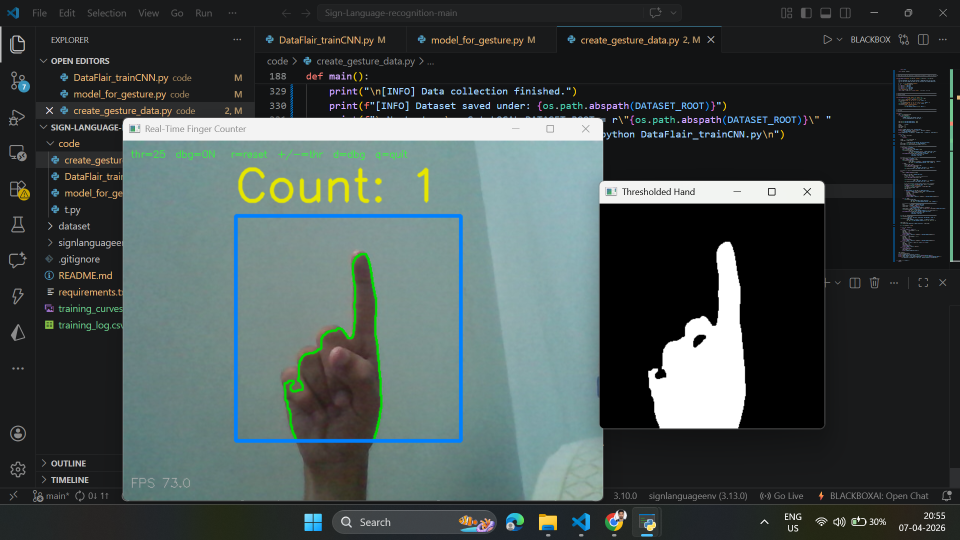
#> input picture assets/finger1.png, 1920 x 1080 px, given in place of the camera (shown at 1/2 size)
$ python model_for_gesture.py
#> lines starting #> are read from the running program, lines starting #| are printed output that depends on the picture; after the words box and inside, x2 and y2 are one past the last pixel; in counts of white or black regions, pixels touching at a corner belong together
"""
╔══════════════════════════════════════════════════════════════════════════════╗
║   model_for_gesture.py  —  Real-Time Webcam Finger Counter  (v5.0)           ║
║   OpenCV Contour Analysis  |  Convexity Defects  |  1–5 counting             ║
╚══════════════════════════════════════════════════════════════════════════════╝

WHY THE CNN WAS REMOVED:
────────────────────────
The previous CNN-based approach failed for natural gestures because:
- It was trained on the ASL dataset, where "6" and "9" have specific hand shapes
  that conflicted with your natural finger counts.
- It was highly sensitive to lighting and background noise.
- Preprocessing shifts (normalization/cropping) caused the model to see
  "out-of-distribution" data, leading to false 100% confidence.

THIS NEW VERSION:
─────────────────
Uses robust geometric analysis via Convexity Defects to count gaps between fingers.
It works natively without heavy dependencies like TensorFlow.

CONTROLS:
─────────
  q / Esc  → quit
  r        → reset background (recalibrate when lighting changes)
  + / =    → increase segmentation threshold (+5)
  -        → decrease segmentation threshold (-5)
  d        → toggle debug thresholded window on/off
"""

import os
import sys
import time
import collections
import numpy as np
import cv2

# ══════════════════════════════════════════════════════════════════════════════
# 1.  TUNABLE CONSTANTS
# ══════════════════════════════════════════════════════════════════════════════

# ── ROI ───────────────────────────────────────────────────────────────────────
ROI_TOP    = 100
ROI_BOTTOM = 400
ROI_LEFT   = 150
ROI_RIGHT  = 450

# ── Segmentation ──────────────────────────────────────────────────────────────
SEG_THRESHOLD    = 25          # adjustable at runtime with +/-
MIN_CONTOUR_AREA = 5000        # px² (higher to filter noise)
BG_FRAMES        = 50          # frames to learn background
ACCUM_WEIGHT     = 0.5

# ── Smoothing ─────────────────────────────────────────────────────────────────
SMOOTHING_WINDOW = 5           # rolling majority-vote for stability

# ── Display options ───────────────────────────────────────────────────────────
SHOW_DEBUG = True              # show thresholded window (toggle with d)

# ── BGR colours ───────────────────────────────────────────────────────────────
_GREEN  = (0, 220, 0)
_RED    = (0, 0, 220)
_ORANGE = (0, 165, 255)
_BLUE   = (255, 128, 0)
_WHITE  = (255, 255, 255)
_DARK   = (30, 30, 30)
_YELLOW = (0, 230, 230)
_GRAY   = (180, 180, 180)


# ══════════════════════════════════════════════════════════════════════════════
# 2.  BACKGROUND MODEL
# ══════════════════════════════════════════════════════════════════════════════
background = None

# [4 lines left out: function reset_background, not called in this run]

def update_background(gray_frame: np.ndarray):
    global background
    if background is None:
        background = gray_frame.copy().astype("float")
        return
    cv2.accumulateWeighted(gray_frame, background, ACCUM_WEIGHT)


# ══════════════════════════════════════════════════════════════════════════════
# 3.  HAND SEGMENTATION
# ══════════════════════════════════════════════════════════════════════════════

# [103 lines left out: functions segment_hand, get_finger_count, draw_finger_results, not called in this run]


def draw_background_progress(frame, n_frames: int):
    bar_w  = ROI_RIGHT - ROI_LEFT
    filled = int(bar_w * (n_frames / BG_FRAMES))
    by0, by1 = ROI_BOTTOM + 12, ROI_BOTTOM + 30
    cv2.rectangle(frame, (ROI_LEFT, by0), (ROI_RIGHT, by1), _DARK, -1)
    if filled > 0:
        cv2.rectangle(frame, (ROI_LEFT, by0), (ROI_LEFT + filled, by1), _GREEN, -1)
    cv2.putText(frame, f"Learning background… {int(n_frames / BG_FRAMES * 100)}%",
                (ROI_LEFT, by1 + 18), cv2.FONT_HERSHEY_SIMPLEX, 0.60, _RED, 2, cv2.LINE_AA)


def draw_fps(frame, fps: float):
    cv2.putText(frame, f"FPS {fps:.1f}", (10, 462), cv2.FONT_HERSHEY_SIMPLEX, 0.55, _GRAY, 1)


def draw_status_strip(frame, seg_thr: int, show_debug: bool):
    flags = f"dbg={'ON' if show_debug else 'OFF'}"
    cv2.putText(frame, f"thr={seg_thr}  {flags}   r=reset  +/-=thr  d=dbg  q=quit",
                (10, 22), cv2.FONT_HERSHEY_SIMPLEX, 0.42, (51, 255, 51), 1)


# ══════════════════════════════════════════════════════════════════════════════
# 6.  MAIN LOOP
# ══════════════════════════════════════════════════════════════════════════════

def main():
    global SHOW_DEBUG

    cam = cv2.VideoCapture(0)
    if not cam.isOpened():
        print("[ERROR] Cannot open webcam.")
        sys.exit(1)

    cam.set(cv2.CAP_PROP_FRAME_WIDTH,  640)
    cam.set(cv2.CAP_PROP_FRAME_HEIGHT, 480)

    count_buffer  = collections.deque(maxlen=SMOOTHING_WINDOW)
    num_frames    = 0
    seg_threshold = SEG_THRESHOLD
    t_prev        = time.time()
    fps           = 0.0

    print(f"\n[INFO] Real-time finger counter running.")
    print(f"[INFO] Place hand inside the BLUE box.")
    print(f"[INFO] Keep hands OUT for the first ~{BG_FRAMES} frames (calibration).")
    print(f"[INFO] Keys: r=reset  +/-=threshold  d=debug  q/Esc=quit\n")

    while True:
        ret, frame = cam.read()
#> frame is the input picture: shape (1080, 1920, 3); mean B, G, R 76.7, 77.7, 67.6
        if not ret: continue

        frame      = cv2.flip(frame, 1)      # mirror
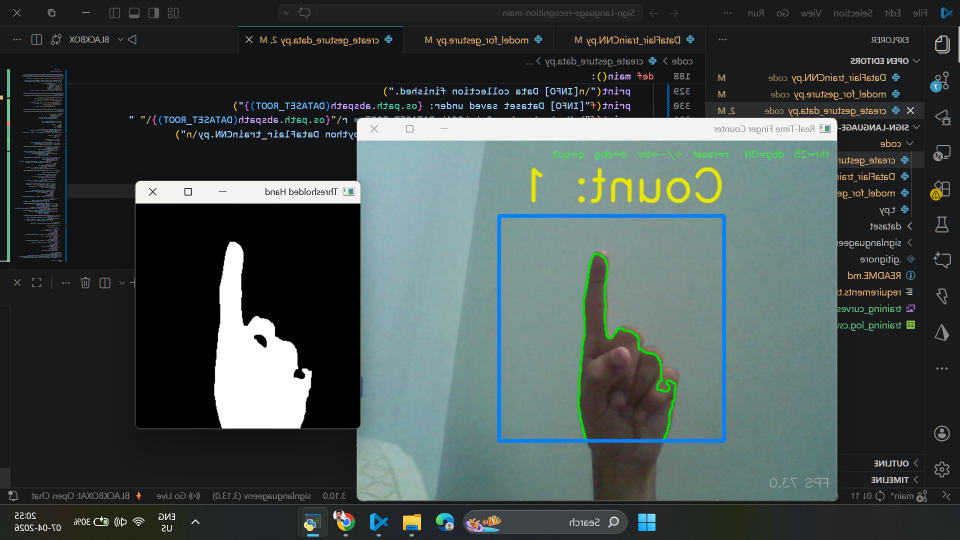
#> frame: shape (1080, 1920, 3) (shown at 1/2 size); mean B, G, R 76.7, 77.7, 67.6
        frame_copy = frame.copy()

        roi  = frame[ROI_TOP:ROI_BOTTOM, ROI_LEFT:ROI_RIGHT]
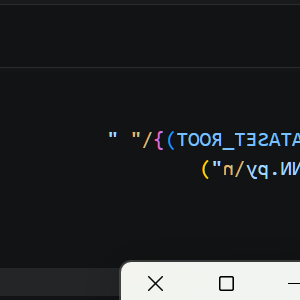
#> roi: shape (300, 300, 3); mean B, G, R 40, 38.8, 37.2
        gray = cv2.cvtColor(roi, cv2.COLOR_BGR2GRAY)
        gray = cv2.GaussianBlur(gray, (9, 9), 0)
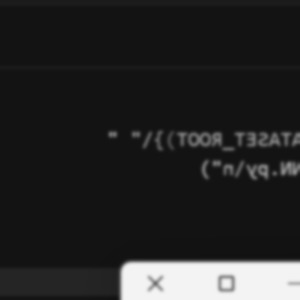
#> gray: shape (300, 300); min 17, max 243, mean 38.6

        # ── Phase 1: background learning ──────────────────────────────────────
        if num_frames < BG_FRAMES:
            update_background(gray)
            draw_background_progress(frame_copy, num_frames)
#> in draw_background_progress, `cv2.putText(frame, f"Learning background… {int(n_frames / BG_FRAMES * ..`:
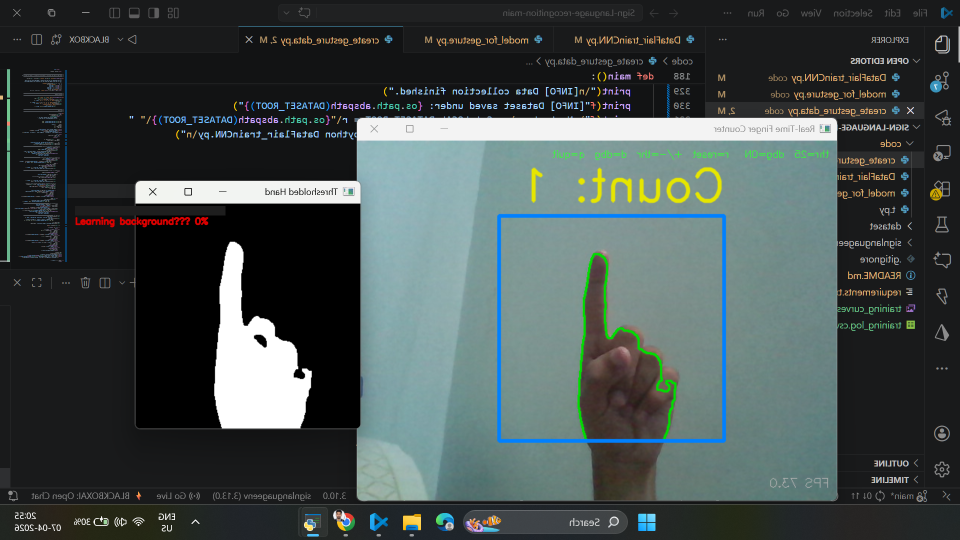
#> frame: shape (1080, 1920, 3) (shown at 1/2 size); mean B, G, R 76.8, 77.7, 67.9
            cv2.putText(frame_copy, "Keep hands AWAY from blue box", (ROI_LEFT, ROI_BOTTOM + 50),
                        cv2.FONT_HERSHEY_SIMPLEX, 0.65, _ORANGE, 2, cv2.LINE_AA)

        # ── Phase 2: Finger Counting ──────────────────────────────────────────
        else:
            hand = segment_hand(gray, threshold=seg_threshold)

            if hand is not None:
                thresh, contour = hand

                # Draw contour on full frame
                cv2.drawContours(frame_copy, [contour + (ROI_LEFT, ROI_TOP)], -1, _GREEN, 2)

                # Get finger count
                raw_count, tips = get_finger_count(contour)

                # Smoothing
                count_buffer.append(raw_count)
                # Majority vote for stable count
                final_count = collections.Counter(count_buffer).most_common(1)[0][0]

                # Visuals
                draw_finger_results(frame_copy, final_count, tips)

                if SHOW_DEBUG:
                    cv2.imshow("Thresholded Hand", thresh)
            else:
                count_buffer.clear()
                cv2.putText(frame_copy, "No hand in ROI", (ROI_LEFT, ROI_TOP - 12),
                            cv2.FONT_HERSHEY_SIMPLEX, 0.75, _ORANGE, 2, cv2.LINE_AA)
                if SHOW_DEBUG:
                    blank = np.zeros((ROI_BOTTOM - ROI_TOP, ROI_RIGHT - ROI_LEFT), dtype=np.uint8)
                    cv2.imshow("Thresholded Hand", blank)

        # ── UI Elements ───────────────────────────────────────────────────────
        cv2.rectangle(frame_copy, (ROI_LEFT, ROI_TOP), (ROI_RIGHT, ROI_BOTTOM), _BLUE, 3)
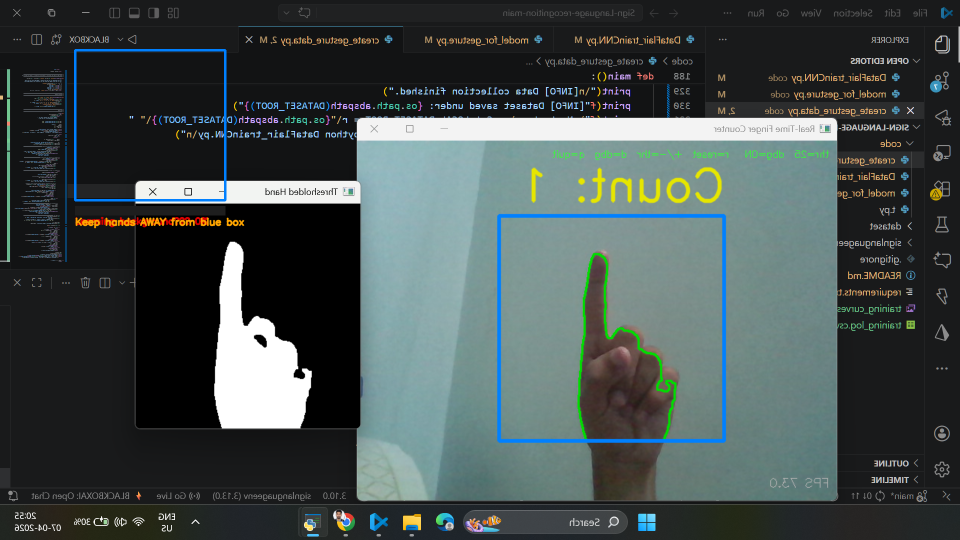
#> frame_copy: shape (1080, 1920, 3) (shown at 1/2 size); mean B, G, R 77.3, 78.1, 67.9
        draw_status_strip(frame_copy, seg_threshold, SHOW_DEBUG)
#> in draw_status_strip, `cv2.putText(frame, f"thr={seg_thr}  {flags}   r=reset  +/-=thr  d=dbg ..`:
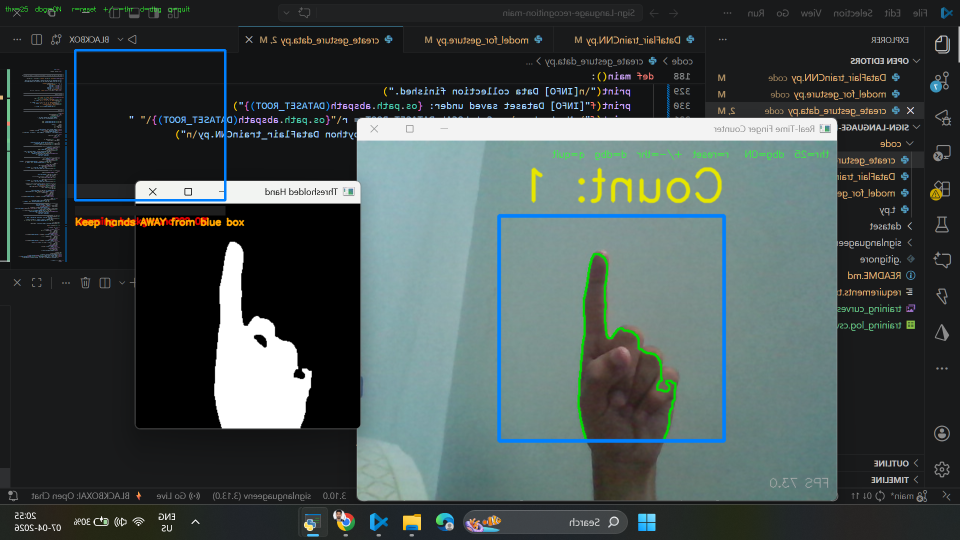
#> frame: shape (1080, 1920, 3) (shown at 1/2 size); 0.5% of pixels changed, all inside (x1, y1, x2, y2) = (11, 12, 490, 457)

        # FPS Calculation
        t_now = time.time()
        fps = 0.9 * fps + 0.1 * (1.0 / max(t_now - t_prev, 1e-6))
        t_prev = t_now
        draw_fps(frame_copy, fps)
#> in draw_fps, `cv2.putText(frame, f"FPS {fps:.1f}", (10, 462), cv2.FONT_HERSHEY_SIMPL..`: frame: shape (1080, 1920, 3); 0.01% of pixels changed, all inside (x1, y1, x2, y2) = (12, 450, 75, 463)

        num_frames += 1
        cv2.imshow("Real-Time Finger Counter", frame_copy)

        # ── Keyboard Controls ─────────────────────────────────────────────────
        k = cv2.waitKey(1) & 0xFF
#> (key q is pressed here)
        if k in (27, ord("q")):
            break
        elif k == ord("r"):
            reset_background()
            num_frames = 0
            count_buffer.clear()
        elif k in (ord("+"), ord("=")):
            seg_threshold = min(seg_threshold + 5, 150)
            print(f"[INFO] Threshold → {seg_threshold}")
        elif k == ord("-"):
            seg_threshold = max(seg_threshold - 5, 5)
            print(f"[INFO] Threshold → {seg_threshold}")
        elif k == ord("d"):
            SHOW_DEBUG = not SHOW_DEBUG
            if not SHOW_DEBUG: cv2.destroyWindow("Thresholded Hand")
            print(f"[INFO] Debug window → {'ON' if SHOW_DEBUG else 'OFF'}")

    cam.release()
    cv2.destroyAllWindows()
    print("[INFO] Session ended.")

if __name__ == "__main__":
    main()
